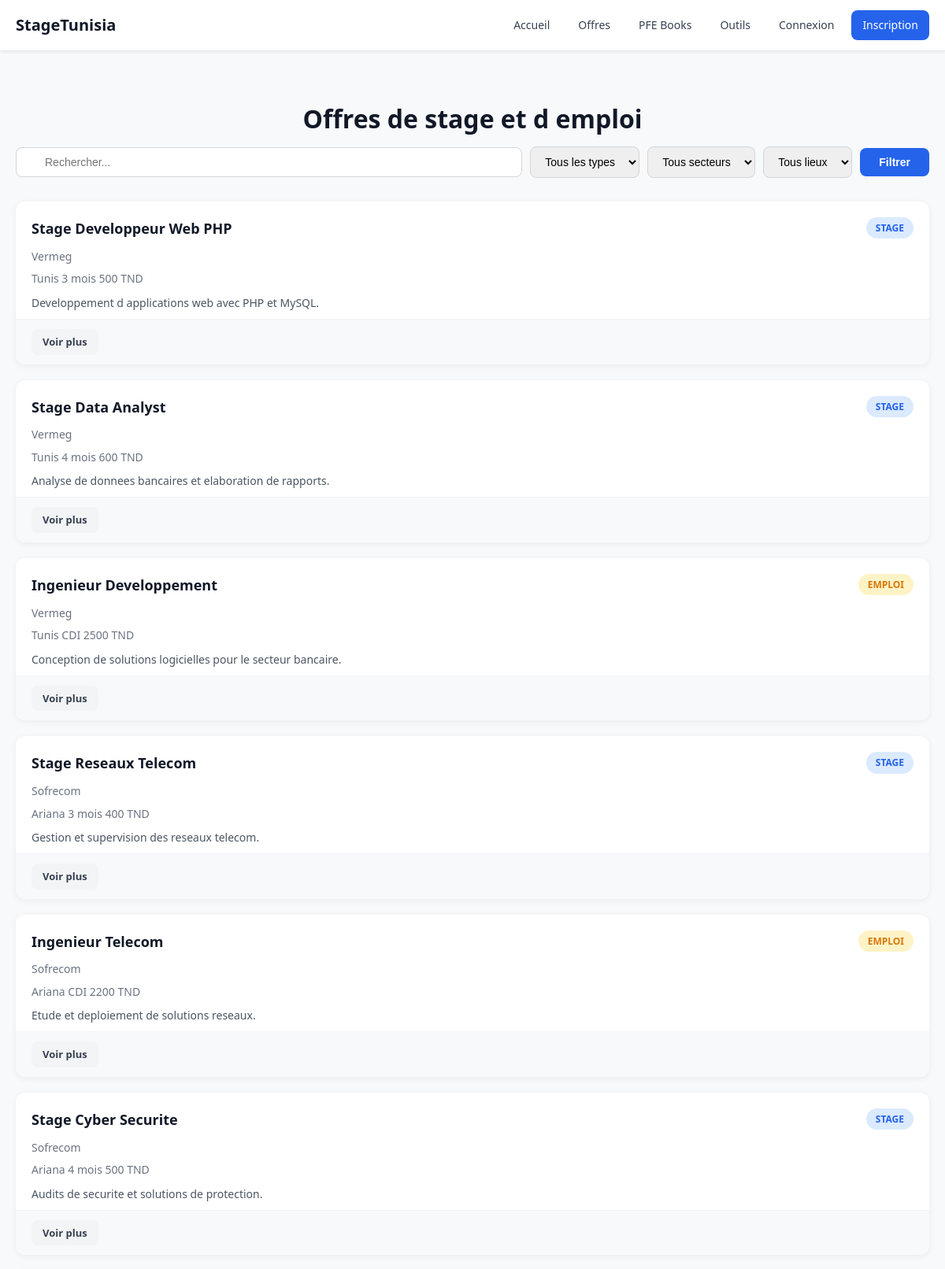
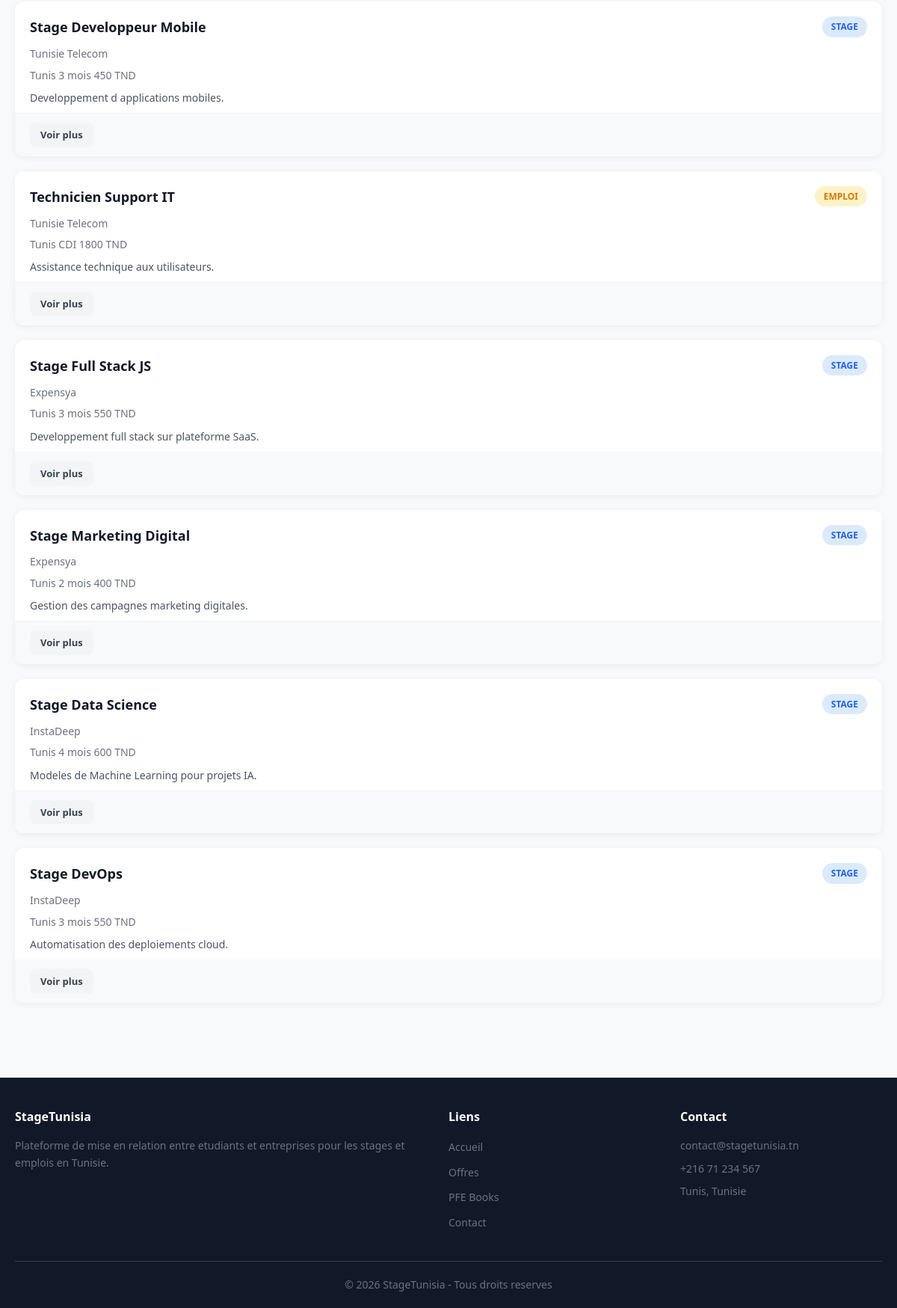
Screenshot of /offres.php with the database file from the repository (2 pictures, top to bottom).
### tables this page shows
CREATE TABLE offres (
    id INT AUTO_INCREMENT PRIMARY KEY,
    entreprise_id INT NOT NULL,
    titre VARCHAR(200) NOT NULL,
    description TEXT,
    type_contrat VARCHAR(50) NOT NULL DEFAULT 'stage',
    duree VARCHAR(50) DEFAULT '',
    remuneration VARCHAR(100) DEFAULT '',
    lieu VARCHAR(100) DEFAULT '',
    secteur VARCHAR(100) DEFAULT '',
    competences_requises TEXT,
    date_publication DATETIME DEFAULT CURRENT_TIMESTAMP,
    date_expiration DATE DEFAULT NULL,
    active TINYINT(1) DEFAULT 1,
    FOREIGN KEY (entreprise_id) REFERENCES entreprises(id) ON DELETE CASCADE
);

CREATE TABLE entreprises (
    id INT AUTO_INCREMENT PRIMARY KEY,
    utilisateur_id INT NOT NULL UNIQUE,
    nom_entreprise VARCHAR(150) NOT NULL,
    secteur VARCHAR(100) DEFAULT '',
    description TEXT,
    logo VARCHAR(255) DEFAULT 'photos/logos/logo-entreprise-default.svg',
    site_web VARCHAR(255) DEFAULT '',
    telephone VARCHAR(20) DEFAULT '',
    gouvernorat VARCHAR(50) DEFAULT '',
    technopole VARCHAR(100) DEFAULT '',
    FOREIGN KEY (utilisateur_id) REFERENCES utilisateurs(id) ON DELETE CASCADE
);

### includes/functions.php (called while the page is built, shortened)
<?php
function estConnecte() {
    if(isset($_SESSION['user_id'])) {
        return true;
    } else {
        return false;
    }
}
function getOffres($pdo, $filtres = []) {
    $sql = "SELECT o.*, e.nom_entreprise FROM offres o JOIN entreprises e ON o.entreprise_id = e.id WHERE o.active = 1";
    $params = [];
    $sql .= " ORDER BY o.date_publication DESC";
    $stmt = $pdo->prepare($sql);
    $stmt->execute($params);
    return $stmt->fetchAll();
}
function tronquer($texte, $longueur = 150) {
    if (mb_strlen($texte) <= $longueur) return $texte;
    return mb_substr($texte, 0, $longueur) . '...';
}

### offres.php (the view, shortened to what this page needs)
<?php
require_once 'config/database.php';
require_once 'includes/functions.php';
include 'includes/header.php';
if (isset($_GET['search'])) { $search = $_GET['search']; } else { $search = ''; }
if (isset($_GET['type'])) { $type = $_GET['type']; } else { $type = ''; }
if (isset($_GET['secteur'])) { $secteur = $_GET['secteur']; } else { $secteur = ''; }
if (isset($_GET['lieu'])) { $lieu = $_GET['lieu']; } else { $lieu = ''; }
$offres = getOffres($pdo, [
    'search' => $search,
    'type' => $type,
    'secteur' => $secteur,
    'lieu' => $lieu,
]);
?>
<section class="section">
    <div class="container">
        <h2 class="section-title"><?= icon('briefcase') ?> Offres de stage et d emploi</h2>
        <form method="GET" class="filter-form">
            <div class="filter-group">
                <input type="text" name="search" placeholder="Rechercher..." value="<?= htmlspecialchars($search) ?>">
            </div>
            <select name="type">
                <option value="">Tous les types</option>
            </select>
            <select name="secteur">
                <option value="">Tous secteurs</option>
            </select>
            <select name="lieu">
                <option value="">Tous lieux</option>
            </select>
            <button type="submit" class="btn btn-primary"><?= icon('filter') ?> Filtrer</button>
        </form>
        <div class="offres-list">
            <?php if (empty($offres)): ?>
                <p class="no-results">Aucune offre trouvee. Essayez de modifier vos filtres.</p>
            <?php else: ?>
                <?php foreach ($offres as $offre): ?>
                <div class="offre-card">
                    <div class="offre-card-header">
                        <h3><a href="offre-detail.php?id=<?= $offre['id'] ?>"><?= htmlspecialchars($offre['titre']) ?></a></h3>
                        <span class="badge badge-<?= $offre['type_contrat'] ?>"><?= $offre['type_contrat'] ?></span>
                    </div>
                    <div class="offre-card-body">
                        <p class="offre-entreprise"><?= icon('building') ?> <?= htmlspecialchars($offre['nom_entreprise']) ?></p>
                        <p class="offre-meta">
                            <?= icon('map-pin') ?> <?= htmlspecialchars($offre['lieu']) ?>
                            <?= icon('clock') ?> <?= htmlspecialchars($offre['duree']) ?>
                            <?php if ($offre['remuneration'] != false): ?><?= icon('award') ?> <?= htmlspecialchars($offre['remuneration']) ?><?php endif; ?>
                        </p>
                        <p class="offre-desc"><?= tronquer(htmlspecialchars($offre['description'])) ?></p>
                    </div>
                    <div class="offre-card-footer">
                        <a href="offre-detail.php?id=<?= $offre['id'] ?>" class="btn btn-primary btn-sm"><?= icon('eye') ?> Voir plus</a>
                    </div>
                </div>
                <?php endforeach; ?>
            <?php endif; ?>
        </div>
    </div>
</section>
<?php include 'includes/footer.php'; ?>

### includes/header.php (shortened to what this page needs)
<!DOCTYPE html>
<html lang="fr">
<head>
    <link rel="stylesheet" href="css/style.css">
</head>
<body>
<nav class="navbar">
    <div class="container nav-container">
        <a href="index.php" class="logo"><?= icon('home') ?> StageTunisia</a>
        <ul class="nav-links">
            <li><a href="index.php"><?= icon('home') ?> Accueil</a></li>
            <li><a href="offres.php"><?= icon('briefcase') ?> Offres</a></li>
            <li><a href="pfe-books.php"><?= icon('book-open') ?> PFE Books</a></li>
            <li><a href="outils.php"><?= icon('settings') ?> Outils</a></li>
            <?php if (estConnecte() != false): ?>
                <li><a href="<?php if (estEtudiant() != false) { echo 'etudiant'; } else { echo 'entreprise'; } ?>/index.php"><?= icon('user') ?> Mon Espace</a></li>
                <li><a href="logout.php"><?= icon('log-out') ?> Deconnexion</a></li>
            <?php else: ?>
                <li><a href="login.php"><?= icon('user') ?> Connexion</a></li>
                <li><a href="register.php" class="btn-inscription"><?= icon('plus') ?> Inscription</a></li>
            <?php endif; ?>
        </ul>
    </div>
</nav>
<main class="main-content">

### includes/footer.php (shortened to what this page needs)
    </main>
<footer class="footer">
    <div class="container">
        <div class="footer-grid">
            <div class="footer-col">
                <h4>StageTunisia</h4>
                <p>Plateforme de mise en relation entre etudiants et entreprises pour les stages et emplois en Tunisie.</p>
            </div>
            <div class="footer-col">
                <h4>Liens</h4>
                <ul>
                    <li><a href="index.php">Accueil</a></li>
                    <li><a href="offres.php">Offres</a></li>
                    <li><a href="pfe-books.php">PFE Books</a></li>
                    <li><a href="contact.php">Contact</a></li>
                </ul>
            </div>
            <div class="footer-col">
                <h4>Contact</h4>
                <p><?= icon('mail') ?> contact@stagetunisia.tn</p>
                <p><?= icon('phone') ?> +216 71 234 567</p>
                <p><?= icon('map-pin') ?> Tunis, Tunisie</p>
            </div>
        </div>
        <div class="footer-bottom">
            <p>&copy; 2026 StageTunisia - Tous droits reserves</p>
        </div>
    </div>
</footer>
</body>
</html>

### css/style.css (style rules this page uses)
:root { --primary: #2563eb; --primary-dark: #1d4ed8; --primary-light: #dbeafe; --secondary: #0d9488; --danger: #dc2626; --warning: #d97706; --success: #059669; --gray-50: #f8f9fa; --gray-100: #f3f4f6; --gray-200: #e5e7eb; --gray-300: #d1d5db; --gray-500: #6b7280; --gray-600: #4b5563; --gray-700: #374151; --gray-900: #111827; --white: #fff; --shadow: 0 2px 8px rgba(0,0,0,0.06); --shadow-lg: 0 4px 16px rgba(0,0,0,0.1); --radius: 8px; --radius-lg: 12px; }
* { margin: 0; padding: 0; box-sizing: border-box; }
html { scroll-behavior: smooth; }
body { font-family: 'Segoe UI', Tahoma, Geneva, Verdana, sans-serif; color: var(--gray-700); background: var(--gray-50); line-height: 1.6; }
a { color: var(--primary); text-decoration: none; }
.container { max-width: 1200px; margin: 0 auto; padding: 0 20px; }
.section { padding: 60px 0; }
.section-title { text-align: center; font-size: 32px; margin-bottom: 10px; color: var(--gray-900); }
.navbar { background: var(--white); border-bottom: 1px solid var(--gray-200); padding: 0; position: sticky; top: 0; z-index: 100; box-shadow: 0 2px 4px rgba(0,0,0,0.05); }
.nav-container { display: flex; justify-content: space-between; align-items: center; height: 64px; }
.logo { font-weight: 700; font-size: 20px; color: var(--gray-900) !important; display: flex; align-items: center; gap: 8px; }
.nav-links { list-style: none; display: flex; gap: 8px; align-items: center; }
.nav-links a { padding: 8px 14px; border-radius: var(--radius); font-size: 14px; font-weight: 500; color: var(--gray-700); display: flex; align-items: center; gap: 6px; transition: 0.2s; }
.btn-inscription { background: var(--primary); color: var(--white) !important; }
.btn { display: inline-flex; align-items: center; gap: 8px; padding: 10px 24px; border-radius: var(--radius); font-weight: 600; font-size: 14px; cursor: pointer; border: none; transition: 0.3s; }
.btn-primary { background: var(--primary); color: var(--white); }
.btn-sm { padding: 6px 14px; font-size: 13px; background: var(--gray-100); color: var(--gray-700); }
.filter-form { display: flex; gap: 10px; margin-bottom: 30px; flex-wrap: wrap; align-items: center; }
.filter-form input, .filter-form select { padding: 10px 14px; border: 1px solid var(--gray-300); border-radius: var(--radius); font-size: 14px; }
.filter-form input { flex: 1; min-width: 200px; }
.filter-group { position: relative; flex: 1; min-width: 200px; }
.filter-group input { padding-left: 36px; width: 100%; }
.offres-list { display: grid; gap: 20px; }
.offre-card { background: var(--white); border-radius: var(--radius-lg); box-shadow: var(--shadow); overflow: hidden; transition: 0.3s; }
.offre-card { border-radius: 12px; }
.offre-card-header { padding: 20px 20px 0; display: flex; justify-content: space-between; align-items: flex-start; gap: 10px; }
.offre-card-header h3 { font-size: 18px; }
.offre-card-header h3 a { color: var(--gray-900); }
.offre-card-body { padding: 10px 20px; }
.offre-entreprise, .offre-meta { font-size: 14px; color: var(--gray-500); margin-bottom: 6px; display: flex; align-items: center; gap: 6px; flex-wrap: wrap; }
.offre-desc { color: var(--gray-600); font-size: 14px; line-height: 1.5; margin-top: 8px; }
.offre-card-footer { padding: 12px 20px; background: var(--gray-50); border-top: 1px solid var(--gray-100); }
.badge { display: inline-block; padding: 4px 12px; border-radius: 20px; font-size: 12px; font-weight: 600; text-transform: uppercase; }
.badge-stage { background: var(--primary-light); color: var(--primary); }
.badge-emploi { background: #fef3c7; color: var(--warning); }
.main-content { min-height: calc(100vh - 64px); }
.footer { background: var(--gray-900); color: var(--gray-500); padding: 40px 0 0; margin-top: 40px; }
.footer-grid { display: grid; grid-template-columns: 2fr 1fr 1fr; gap: 40px; margin-bottom: 30px; }
.footer-col h4 { color: var(--white); margin-bottom: 15px; font-size: 16px; }
.footer-col p { font-size: 14px; margin-bottom: 8px; display: flex; align-items: center; gap: 8px; }
.footer-col ul { list-style: none; }
.footer-col ul li { margin-bottom: 8px; }
.footer-col ul li a { color: var(--gray-500); font-size: 14px; }
.footer-bottom { text-align: center; padding: 20px 0; border-top: 1px solid var(--gray-700); font-size: 14px; }

### rows the page displays
offres: titre "Stage Developpeur Web PHP", type_contrat "STAGE", entreprise.nom_entreprise "Vermeg", lieu "Tunis", duree "3 mois", remuneration "500 TND", description "Developpement d applications web avec PHP et MySQL."
offres: titre "Stage Data Analyst", type_contrat "STAGE", entreprise.nom_entreprise "Vermeg", lieu "Tunis", duree "4 mois", remuneration "600 TND", description "Analyse de donnees bancaires et elaboration de rapports."
offres: titre "Ingenieur Developpement", type_contrat "EMPLOI", entreprise.nom_entreprise "Vermeg", lieu "Tunis", duree "CDI", remuneration "2500 TND", description "Conception de solutions logicielles pour le secteur bancaire."
offres: titre "Stage Reseaux Telecom", type_contrat "STAGE", entreprise.nom_entreprise "Sofrecom", lieu "Ariana", duree "3 mois", remuneration "400 TND", description "Gestion et supervision des reseaux telecom."
offres: titre "Ingenieur Telecom", type_contrat "EMPLOI", entreprise.nom_entreprise "Sofrecom", lieu "Ariana", duree "CDI", remuneration "2200 TND", description "Etude et deploiement de solutions reseaux."
offres: titre "Stage Cyber Securite", type_contrat "STAGE", entreprise.nom_entreprise "Sofrecom", lieu "Ariana", duree "4 mois", remuneration "500 TND", description "Audits de securite et solutions de protection."
offres: titre "Stage Developpeur Mobile", type_contrat "STAGE", entreprise.nom_entreprise "Tunisie Telecom", lieu "Tunis", duree "3 mois", remuneration "450 TND", description "Developpement d applications mobiles."
offres: titre "Technicien Support IT", type_contrat "EMPLOI", entreprise.nom_entreprise "Tunisie Telecom", lieu "Tunis", duree "CDI", remuneration "1800 TND", description "Assistance technique aux utilisateurs."
offres: titre "Stage Full Stack JS", type_contrat "STAGE", entreprise.nom_entreprise "Expensya", lieu "Tunis", duree "3 mois", remuneration "550 TND", description "Developpement full stack sur plateforme SaaS."
offres: titre "Stage Marketing Digital", type_contrat "STAGE", entreprise.nom_entreprise "Expensya", lieu "Tunis", duree "2 mois", remuneration "400 TND", description "Gestion des campagnes marketing digitales."
offres: titre "Stage Data Science", type_contrat "STAGE", entreprise.nom_entreprise "InstaDeep", lieu "Tunis", duree "4 mois", remuneration "600 TND", description "Modeles de Machine Learning pour projets IA."
offres: titre "Stage DevOps", type_contrat "STAGE", entreprise.nom_entreprise "InstaDeep", lieu "Tunis", duree "3 mois", remuneration "550 TND", description "Automatisation des deploiements cloud."
